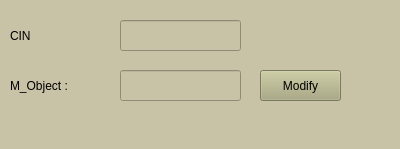
<?xml version="1.0" encoding="UTF-8"?>
<ui version="4.0">
 <class>Form</class>
 <widget class="QWidget" name="Form">
  <property name="geometry">
   <rect>
    <x>0</x>
    <y>0</y>
    <width>400</width>
    <height>149</height>
   </rect>
  </property>
  <property name="windowTitle">
   <string>Form</string>
  </property>
  <property name="styleSheet">
   <string notr="true">background-color : rgb(200, 194, 167)</string>
  </property>
  <widget class="QLineEdit" name="M_LineEdit">
   <property name="geometry">
    <rect>
     <x>120</x>
     <y>70</y>
     <width>121</width>
     <height>31</height>
    </rect>
   </property>
   <property name="text">
    <string/>
   </property>
  </widget>
  <widget class="QPushButton" name="BtnModify">
   <property name="geometry">
    <rect>
     <x>260</x>
     <y>70</y>
     <width>81</width>
     <height>31</height>
    </rect>
   </property>
   <property name="styleSheet">
    <string notr="true">font: 12pt &quot;MV Boli&quot;; 
background-color : rgb(170, 170, 127)</string>
   </property>
   <property name="text">
    <string>Modify</string>
   </property>
  </widget>
  <widget class="QLabel" name="label">
   <property name="geometry">
    <rect>
     <x>10</x>
     <y>70</y>
     <width>101</width>
     <height>31</height>
    </rect>
   </property>
   <property name="styleSheet">
    <string notr="true">font: 11pt &quot;Segoe Script&quot;;</string>
   </property>
   <property name="text">
    <string>M_Object :</string>
   </property>
  </widget>
  <widget class="QLineEdit" name="M_LineEdit_2">
   <property name="geometry">
    <rect>
     <x>120</x>
     <y>20</y>
     <width>121</width>
     <height>31</height>
    </rect>
   </property>
   <property name="text">
    <string/>
   </property>
  </widget>
  <widget class="QLabel" name="label_2">
   <property name="geometry">
    <rect>
     <x>10</x>
     <y>20</y>
     <width>101</width>
     <height>31</height>
    </rect>
   </property>
   <property name="styleSheet">
    <string notr="true">font: 11pt &quot;Segoe Script&quot;;</string>
   </property>
   <property name="text">
    <string>CIN</string>
   </property>
  </widget>
 </widget>
 <resources/>
 <connections/>
</ui>
